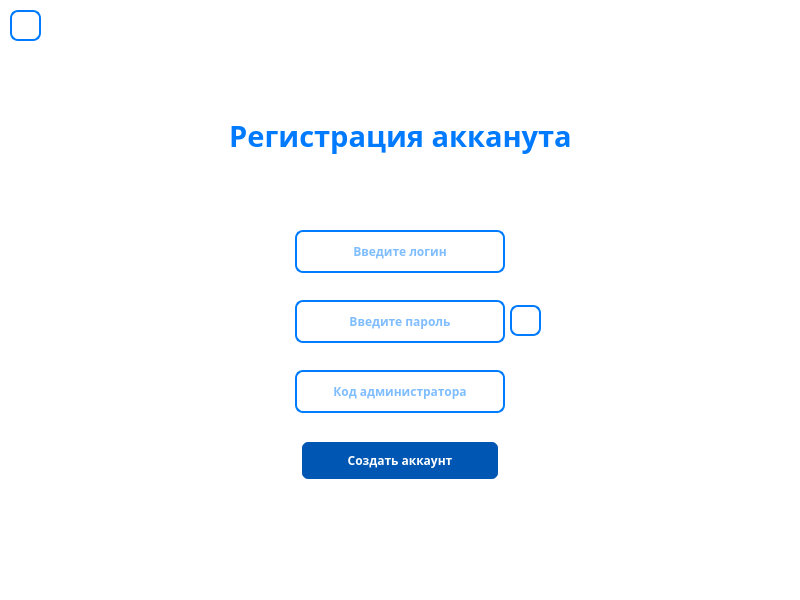
<?xml version="1.0" encoding="UTF-8"?>
<ui version="4.0">
 <class>RegistrationWindow</class>
 <widget class="QWidget" name="RegistrationWindow">
  <property name="enabled">
   <bool>true</bool>
  </property>
  <property name="geometry">
   <rect>
    <x>0</x>
    <y>0</y>
    <width>800</width>
    <height>600</height>
   </rect>
  </property>
  <property name="sizePolicy">
   <sizepolicy hsizetype="Preferred" vsizetype="Preferred">
    <horstretch>0</horstretch>
    <verstretch>0</verstretch>
   </sizepolicy>
  </property>
  <property name="windowTitle">
   <string>Form</string>
  </property>
  <property name="styleSheet">
   <string notr="true">QWidget {
    background: white;
}
</string>
  </property>
  <widget class="QPushButton" name="createButton">
   <property name="enabled">
    <bool>false</bool>
   </property>
   <property name="geometry">
    <rect>
     <x>300</x>
     <y>440</y>
     <width>200</width>
     <height>41</height>
    </rect>
   </property>
   <property name="sizePolicy">
    <sizepolicy hsizetype="Fixed" vsizetype="Fixed">
     <horstretch>0</horstretch>
     <verstretch>0</verstretch>
    </sizepolicy>
   </property>
   <property name="font">
    <font>
     <family>Artifakt Element Heavy</family>
     <bold>true</bold>
    </font>
   </property>
   <property name="styleSheet">
    <string notr="true">QPushButton {
    background-color: #0056b3;
    color: white;
    border: 2px solid white;
    border-radius: 8px;
    padding: 10px 20px;
}

QPushButton:enabled {
    background-color: #007BFF; 
}

QPushButton:enabled:hover {
    background-color: #0056b3; 
}

QPushButton:disabled {
    background-color: #0056b3; 
    color: white; 
}
</string>
   </property>
   <property name="text">
    <string>Создать аккаунт</string>
   </property>
  </widget>
  <widget class="QPushButton" name="showPasswordButton">
   <property name="geometry">
    <rect>
     <x>510</x>
     <y>305</y>
     <width>31</width>
     <height>31</height>
    </rect>
   </property>
   <property name="sizePolicy">
    <sizepolicy hsizetype="Fixed" vsizetype="Fixed">
     <horstretch>0</horstretch>
     <verstretch>0</verstretch>
    </sizepolicy>
   </property>
   <property name="font">
    <font>
     <family>Artifakt Element Heavy</family>
     <bold>true</bold>
    </font>
   </property>
   <property name="styleSheet">
    <string notr="true">QPushButton {
    background-color: rgba(255, 255, 255, 0.8); 
    color: #007BFF; 
    border: 2px solid #007BFF; 
    border-radius: 8px; 
    padding: 10px 20px;
}

QPushButton:hover {
    background-color: rgba(200, 200, 200, 0.5); 
}
</string>
   </property>
   <property name="text">
    <string/>
   </property>
  </widget>
  <widget class="QLabel" name="label">
   <property name="geometry">
    <rect>
     <x>0</x>
     <y>60</y>
     <width>801</width>
     <height>151</height>
    </rect>
   </property>
   <property name="sizePolicy">
    <sizepolicy hsizetype="Preferred" vsizetype="Preferred">
     <horstretch>0</horstretch>
     <verstretch>0</verstretch>
    </sizepolicy>
   </property>
   <property name="font">
    <font>
     <family>Artifakt Element Heavy</family>
     <pointsize>22</pointsize>
     <italic>false</italic>
     <bold>true</bold>
     <underline>false</underline>
    </font>
   </property>
   <property name="cursor">
    <cursorShape>ArrowCursor</cursorShape>
   </property>
   <property name="styleSheet">
    <string notr="true">QLabel {
    color: #007BFF;
}
</string>
   </property>
   <property name="frameShape">
    <enum>QFrame::Shape::NoFrame</enum>
   </property>
   <property name="text">
    <string>Регистрация акканута</string>
   </property>
   <property name="textFormat">
    <enum>Qt::TextFormat::PlainText</enum>
   </property>
   <property name="alignment">
    <set>Qt::AlignmentFlag::AlignCenter</set>
   </property>
  </widget>
  <widget class="QPushButton" name="returnToMainButton">
   <property name="geometry">
    <rect>
     <x>10</x>
     <y>10</y>
     <width>31</width>
     <height>31</height>
    </rect>
   </property>
   <property name="sizePolicy">
    <sizepolicy hsizetype="Fixed" vsizetype="Fixed">
     <horstretch>0</horstretch>
     <verstretch>0</verstretch>
    </sizepolicy>
   </property>
   <property name="font">
    <font>
     <family>Artifakt Element Heavy</family>
     <bold>true</bold>
    </font>
   </property>
   <property name="styleSheet">
    <string notr="true">QPushButton {
    background-color: rgba(255, 255, 255, 0.8); 
    color: #007BFF; 
    border: 2px solid #007BFF; 
    border-radius: 8px; 
    padding: 10px 20px;
}

QPushButton:hover {
    background-color: rgba(200, 200, 200, 0.5); 
}
</string>
   </property>
   <property name="text">
    <string/>
   </property>
  </widget>
  <widget class="QLineEdit" name="passwordLineEdit">
   <property name="geometry">
    <rect>
     <x>295</x>
     <y>300</y>
     <width>210</width>
     <height>43</height>
    </rect>
   </property>
   <property name="sizePolicy">
    <sizepolicy hsizetype="Fixed" vsizetype="Fixed">
     <horstretch>0</horstretch>
     <verstretch>0</verstretch>
    </sizepolicy>
   </property>
   <property name="font">
    <font>
     <family>Artifakt Element Heavy</family>
     <bold>true</bold>
    </font>
   </property>
   <property name="styleSheet">
    <string notr="true">QLineEdit {
    background-color: rgba(255, 255, 255, 0.8); 
    color: #007BFF; 
    border: 2px solid #007BFF; 
    border-radius: 8px; 
    padding: 10px 20px;
}

QLineEdit:hover {
    background-color: rgba(200, 200, 200, 0.5); 
}

QLineEdit[error=&quot;true&quot;] {
    border: 2px solid red; 
}

QLineEdit[error=&quot;false&quot;] {
    border: 2px solid #007BFF; 
}
</string>
   </property>
   <property name="text">
    <string/>
   </property>
   <property name="echoMode">
    <enum>QLineEdit::EchoMode::Password</enum>
   </property>
   <property name="alignment">
    <set>Qt::AlignmentFlag::AlignCenter</set>
   </property>
   <property name="placeholderText">
    <string>Введите пароль</string>
   </property>
  </widget>
  <widget class="QLineEdit" name="loginLineEdit">
   <property name="geometry">
    <rect>
     <x>295</x>
     <y>230</y>
     <width>210</width>
     <height>43</height>
    </rect>
   </property>
   <property name="sizePolicy">
    <sizepolicy hsizetype="Fixed" vsizetype="Fixed">
     <horstretch>0</horstretch>
     <verstretch>0</verstretch>
    </sizepolicy>
   </property>
   <property name="font">
    <font>
     <family>Artifakt Element Heavy</family>
     <bold>true</bold>
    </font>
   </property>
   <property name="styleSheet">
    <string notr="true">QLineEdit {
    background-color: rgba(255, 255, 255, 0.8); 
    color: #007BFF; 
    border: 2px solid #007BFF; 
    border-radius: 8px; 
    padding: 10px 20px;
}

QLineEdit:hover {
    background-color: rgba(200, 200, 200, 0.5); 
}

QLineEdit[error=&quot;true&quot;] {
    border: 2px solid red; 
}

QLineEdit[error=&quot;false&quot;] {
    border: 2px solid #007BFF; 
}
</string>
   </property>
   <property name="alignment">
    <set>Qt::AlignmentFlag::AlignCenter</set>
   </property>
   <property name="placeholderText">
    <string>Введите логин</string>
   </property>
  </widget>
  <widget class="QLineEdit" name="adminCodeLineEdit">
   <property name="geometry">
    <rect>
     <x>295</x>
     <y>370</y>
     <width>210</width>
     <height>43</height>
    </rect>
   </property>
   <property name="sizePolicy">
    <sizepolicy hsizetype="Fixed" vsizetype="Fixed">
     <horstretch>0</horstretch>
     <verstretch>0</verstretch>
    </sizepolicy>
   </property>
   <property name="font">
    <font>
     <family>Artifakt Element Heavy</family>
     <bold>true</bold>
    </font>
   </property>
   <property name="styleSheet">
    <string notr="true">QLineEdit {
    background-color: rgba(255, 255, 255, 0.8); 
    color: #007BFF; 
    border: 2px solid #007BFF; 
    border-radius: 8px; 
    padding: 10px 20px;
}

QLineEdit:hover {
    background-color: rgba(200, 200, 200, 0.5); 
}
</string>
   </property>
   <property name="text">
    <string/>
   </property>
   <property name="echoMode">
    <enum>QLineEdit::EchoMode::Normal</enum>
   </property>
   <property name="alignment">
    <set>Qt::AlignmentFlag::AlignCenter</set>
   </property>
   <property name="placeholderText">
    <string>Код администратора</string>
   </property>
  </widget>
  <widget class="QLabel" name="error2">
   <property name="geometry">
    <rect>
     <x>110</x>
     <y>300</y>
     <width>181</width>
     <height>41</height>
    </rect>
   </property>
   <property name="font">
    <font>
     <family>Artifakt Element Heavy</family>
     <bold>true</bold>
    </font>
   </property>
   <property name="styleSheet">
    <string notr="true">QLabel {
    color: red;
}
</string>
   </property>
   <property name="text">
    <string/>
   </property>
  </widget>
  <widget class="QLabel" name="error1">
   <property name="geometry">
    <rect>
     <x>110</x>
     <y>230</y>
     <width>181</width>
     <height>41</height>
    </rect>
   </property>
   <property name="font">
    <font>
     <family>Artifakt Element Heavy</family>
     <bold>true</bold>
    </font>
   </property>
   <property name="styleSheet">
    <string notr="true">QLabel {
    color: red;
}
</string>
   </property>
   <property name="text">
    <string/>
   </property>
  </widget>
 </widget>
 <resources/>
 <connections/>
</ui>
